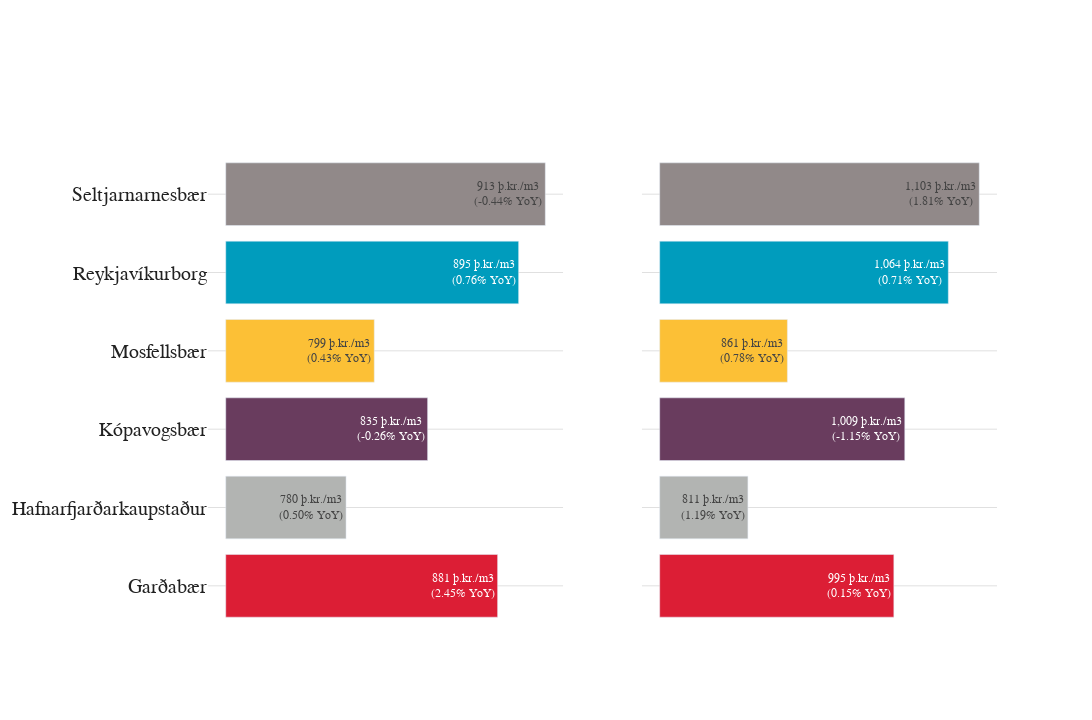

Here is the notebook cell this chart was saved with:
### Code cell
def make_plot(df):

    fig = isb.Figure('core')
    fig.as_subplot(rows=1, cols=2, shared_yaxes=True)

    df_new = df\
    .loc[lambda r: r.construction_category == 'new']\
    .pivot(index='date', columns='city_name', values='sqm_price')

    df_old = df\
    .loc[lambda r: r.construction_category == 'old']\
    .pivot(index='date', columns='city_name', values='sqm_price')


    base = 700e3

    for i, city_name in enumerate(df_old.columns):

        new_price = df_new.tail(1)[city_name].values[0]
        old_price = df_old.tail(1)[city_name].values[0]

        new_price_12m = df_new.tail(12)[city_name].values[0]
        old_price_12m = df_old.tail(12)[city_name].values[0]

        new_pc = old_price / old_price_12m - 1
        old_pc = new_price / new_price_12m - 1

        fig.add_bar(
            y = [city_name],
            x = [old_price-base],
            text = [f"{old_price/1000:,.0f} þ.kr./m3<br>({old_pc:.2%} YoY)"],
            base=base,
            marker = dict(
                color = fig.colors(i)
            ),
            showlegend = False,
            orientation = 'h',
        )
        fig.add_bar(
            y = [city_name],
            x = [new_price-base],
            text = [f"{new_price/1000:,.0f} þ.kr./m3<br>({new_pc:.2%} YoY)"],
            base=base,
            marker = dict(
                color = fig.colors(i)
            ),
            showlegend = False,
            orientation = 'h',
            row=1, col=2
        )
        
    fig.update_xaxes(
        visible=False
    )

            

    return fig
    


df_stats\
.assign(date = lambda r: r.date.dt.date)\
.loc[lambda r: r.realestate_category_name == 'Fjölbýli']\
.pipe(make_plot)

### Figure 1 — Plotly figure (JSON) as saved in the notebook; plotly's stock layout.template omitted (floating-point values rounded to 4 significant figures)
{"data": [{"base": 700000, "marker": {"color": "rgb(220, 30, 53)"}, "orientation": "h", "showlegend": false, "text": ["881 þ.kr./m3<br>(2.45% YoY)"], "type": "bar", "x": [181300.0], "y": ["Garðabær"]}, {"base": 700000, "marker": {"color": "rgb(220, 30, 53)"}, "orientation": "h", "showlegend": false, "text": ["995 þ.kr./m3<br>(0.15% YoY)"], "type": "bar", "x": [295000.0], "xaxis": "x2", "y": ["Garðabær"], "yaxis": "y2"}, {"base": 700000, "marker": {"color": "rgb(178, 180, 178)"}, "orientation": "h", "showlegend": false, "text": ["780 þ.kr./m3<br>(0.50% YoY)"], "type": "bar", "x": [80220.0], "y": ["Hafnarfjarðarkaupstaður"]}, {"base": 700000, "marker": {"color": "rgb(178, 180, 178)"}, "orientation": "h", "showlegend": false, "text": ["811 þ.kr./m3<br>(1.19% YoY)"], "type": "bar", "x": [111100.0], "xaxis": "x2", "y": ["Hafnarfjarðarkaupstaður"], "yaxis": "y2"}, {"base": 700000, "marker": {"color": "rgb(105, 60, 94)"}, "orientation": "h", "showlegend": false, "text": ["835 þ.kr./m3<br>(-0.26% YoY)"], "type": "bar", "x": [134600.0], "y": ["Kópavogsbær"]}, {"base": 700000, "marker": {"color": "rgb(105, 60, 94)"}, "orientation": "h", "showlegend": false, "text": ["1,009 þ.kr./m3<br>(-1.15% YoY)"], "type": "bar", "x": [308800.0], "xaxis": "x2", "y": ["Kópavogsbær"], "yaxis": "y2"}, {"base": 700000, "marker": {"color": "rgb(252, 192, 54)"}, "orientation": "h", "showlegend": false, "text": ["799 þ.kr./m3<br>(0.43% YoY)"], "type": "bar", "x": [99020.0], "y": ["Mosfellsbær"]}, {"base": 700000, "marker": {"color": "rgb(252, 192, 54)"}, "orientation": "h", "showlegend": false, "text": ["861 þ.kr./m3<br>(0.78% YoY)"], "type": "bar", "x": [160900.0], "xaxis": "x2", "y": ["Mosfellsbær"], "yaxis": "y2"}, {"base": 700000, "marker": {"color": "rgb(0, 156, 189)"}, "orientation": "h", "showlegend": false, "text": ["895 þ.kr./m3<br>(0.76% YoY)"], "type": "bar", "x": [195300.0], "y": ["Reykjavíkurborg"]}, {"base": 700000, "marker": {"color": "rgb(0, 156, 189)"}, "orientation": "h", "showlegend": false, "text": ["1,064 þ.kr./m3<br>(0.71% YoY)"], "type": "bar", "x": [363700.0], "xaxis": "x2", "y": ["Reykjavíkurborg"], "yaxis": "y2"}, {"base": 700000, "marker": {"color": "rgb(145, 137, 137)"}, "orientation": "h", "showlegend": false, "text": ["913 þ.kr./m3<br>(-0.44% YoY)"], "type": "bar", "x": [213100.0], "y": ["Seltjarnarnesbær"]}, {"base": 700000, "marker": {"color": "rgb(145, 137, 137)"}, "orientation": "h", "showlegend": false, "text": ["1,103 þ.kr./m3<br>(1.81% YoY)"], "type": "bar", "x": [402700.0], "xaxis": "x2", "y": ["Seltjarnarnesbær"], "yaxis": "y2"}], "layout": {"autosize": false, "font": {"color": "#212121", "family": "TT Norms Pro"}, "height": 720, "legend": {"font": {"color": "#212121", "family": "TT Norms Pro", "size": 18}}, "margin": {"b": 95, "l": 95, "r": 95, "t": 155}, "paper_bgcolor": "#ffffff", "plot_bgcolor": "#ffffff", "width": 1280, "xaxis": {"anchor": "y", "domain": [0, 0.45], "gridcolor": "#e0e0e0", "tickfont": {"color": "#212121", "family": "TT Norms Pro", "size": 20}, "title": {"font": {"color": "#212121", "family": "TT Norms Pro", "size": 24}}, "visible": false, "zerolinecolor": "#e0e0e0", "zerolinewidth": 0}, "xaxis10": {"gridcolor": "#e0e0e0", "tickfont": {"color": "#212121", "family": "TT Norms Pro", "size": 20}, "title": {"font": {"color": "#212121", "family": "TT Norms Pro", "size": 24}}, "visible": false, "zerolinecolor": "#e0e0e0", "zerolinewidth": 0}, "xaxis11": {"gridcolor": "#e0e0e0", "tickfont": {"color": "#212121", "family": "TT Norms Pro", "size": 20}, "title": {"font": {"color": "#212121", "family": "TT Norms Pro", "size": 24}}, "visible": false, "zerolinecolor": "#e0e0e0", "zerolinewidth": 0}, "xaxis12": {"gridcolor": "#e0e0e0", "tickfont": {"color": "#212121", "family": "TT Norms Pro", "size": 20}, "title": {"font": {"color": "#212121", "family": "TT Norms Pro", "size": 24}}, "visible": false, "zerolinecolor": "#e0e0e0", "zerolinewidth": 0}, "xaxis13": {"gridcolor": "#e0e0e0", "tickfont": {"color": "#212121", "family": "TT Norms Pro", "size": 20}, "title": {"font": {"color": "#212121", "family": "TT Norms Pro", "size": 24}}, "visible": false, "zerolinecolor": "#e0e0e0", "zerolinewidth": 0}, "xaxis14": {"gridcolor": "#e0e0e0", "tickfont": {"color": "#212121", "family": "TT Norms Pro", "size": 20}, "title": {"font": {"color": "#212121", "family": "TT Norms Pro", "size": 24}}, "visible": false, "zerolinecolor": "#e0e0e0", "zerolinewidth": 0}, "xaxis15": {"gridcolor": "#e0e0e0", "tickfont": {"color": "#212121", "family": "TT Norms Pro", "size": 20}, "title": {"font": {"color": "#212121", "family": "TT Norms Pro", "size": 24}}, "visible": false, "zerolinecolor": "#e0e0e0", "zerolinewidth": 0}, "xaxis16": {"gridcolor": "#e0e0e0", "tickfont": {"color": "#212121", "family": "TT Norms Pro", "size": 20}, "title": {"font": {"color": "#212121", "family": "TT Norms Pro", "size": 24}}, "visible": false, "zerolinecolor": "#e0e0e0", "zerolinewidth": 0}, "xaxis17": {"gridcolor": "#e0e0e0", "tickfont": {"color": "#212121", "family": "TT Norms Pro", "size": 20}, "title": {"font": {"color": "#212121", "family": "TT Norms Pro", "size": 24}}, "visible": false, "zerolinecolor": "#e0e0e0", "zerolinewidth": 0}, "xaxis18": {"gridcolor": "#e0e0e0", "tickfont": {"color": "#212121", "family": "TT Norms Pro", "size": 20}, "title": {"font": {"color": "#212121", "family": "TT Norms Pro", "size": 24}}, "visible": false, "zerolinecolor": "#e0e0e0", "zerolinewidth": 0}, "xaxis19": {"gridcolor": "#e0e0e0", "tickfont": {"color": "#212121", "family": "TT Norms Pro", "size": 20}, "title": {"font": {"color": "#212121", "family": "TT Norms Pro", "size": 24}}, "visible": false, "zerolinecolor": "#e0e0e0", "zerolinewidth": 0}, "xaxis2": {"anchor": "y2", "domain": [0.55, 1], "gridcolor": "#e0e0e0", "tickfont": {"color": "#212121", "family": "TT Norms Pro", "size": 20}, "title": {"font": {"color": "#212121", "family": "TT Norms Pro", "size": 24}}, "visible": false, "zerolinecolor": "#e0e0e0", "zerolinewidth": 0}, "xaxis20": {"gridcolor": "#e0e0e0", "tickfont": {"color": "#212121", "family": "TT Norms Pro", "size": 20}, "title": {"font": {"color": "#212121", "family": "TT Norms Pro", "size": 24}}, "visible": false, "zerolinecolor": "#e0e0e0", "zerolinewidth": 0}, "xaxis3": {"gridcolor": "#e0e0e0", "tickfont": {"color": "#212121", "family": "TT Norms Pro", "size": 20}, "title": {"font": {"color": "#212121", "family": "TT Norms Pro", "size": 24}}, "visible": false, "zerolinecolor": "#e0e0e0", "zerolinewidth": 0}, "xaxis4": {"gridcolor": "#e0e0e0", "tickfont": {"color": "#212121", "family": "TT Norms Pro", "size": 20}, "title": {"font": {"color": "#212121", "family": "TT Norms Pro", "size": 24}}, "visible": false, "zerolinecolor": "#e0e0e0", "zerolinewidth": 0}, "xaxis5": {"gridcolor": "#e0e0e0", "tickfont": {"color": "#212121", "family": "TT Norms Pro", "size": 20}, "title": {"font": {"color": "#212121", "family": "TT Norms Pro", "size": 24}}, "visible": false, "zerolinecolor": "#e0e0e0", "zerolinewidth": 0}, "xaxis6": {"gridcolor": "#e0e0e0", "tickfont": {"color": "#212121", "family": "TT Norms Pro", "size": 20}, "title": {"font": {"color": "#212121", "family": "TT Norms Pro", "size": 24}}, "visible": false, "zerolinecolor": "#e0e0e0", "zerolinewidth": 0}, "xaxis7": {"gridcolor": "#e0e0e0", "tickfont": {"color": "#212121", "family": "TT Norms Pro", "size": 20}, "title": {"font": {"color": "#212121", "family": "TT Norms Pro", "size": 24}}, "visible": false, "zerolinecolor": "#e0e0e0", "zerolinewidth": 0}, "xaxis8": {"gridcolor": "#e0e0e0", "tickfont": {"color": "#212121", "family": "TT Norms Pro", "size": 20}, "title": {"font": {"color": "#212121", "family": "TT Norms Pro", "size": 24}}, "visible": false, "zerolinecolor": "#e0e0e0", "zerolinewidth": 0}, "xaxis9": {"gridcolor": "#e0e0e0", "tickfont": {"color": "#212121", "family": "TT Norms Pro", "size": 20}, "title": {"font": {"color": "#212121", "family": "TT Norms Pro", "size": 24}}, "visible": false, "zerolinecolor": "#e0e0e0", "zerolinewidth": 0}, "yaxis": {"anchor": "x", "domain": [0, 1], "gridcolor": "#e0e0e0", "tickfont": {"color": "#212121", "family": "TT Norms Pro", "size": 20}, "title": {"font": {"color": "#212121", "family": "TT Norms Pro", "size": 24}}, "zerolinecolor": "#e0e0e0", "zerolinewidth": 0}, "yaxis10": {"gridcolor": "#e0e0e0", "tickfont": {"color": "#212121", "family": "TT Norms Pro", "size": 20}, "title": {"font": {"color": "#212121", "family": "TT Norms Pro", "size": 24}}, "zerolinecolor": "#e0e0e0", "zerolinewidth": 0}, "yaxis11": {"gridcolor": "#e0e0e0", "tickfont": {"color": "#212121", "family": "TT Norms Pro", "size": 20}, "title": {"font": {"color": "#212121", "family": "TT Norms Pro", "size": 24}}, "zerolinecolor": "#e0e0e0", "zerolinewidth": 0}, "yaxis12": {"gridcolor": "#e0e0e0", "tickfont": {"color": "#212121", "family": "TT Norms Pro", "size": 20}, "title": {"font": {"color": "#212121", "family": "TT Norms Pro", "size": 24}}, "zerolinecolor": "#e0e0e0", "zerolinewidth": 0}, "yaxis13": {"gridcolor": "#e0e0e0", "tickfont": {"color": "#212121", "family": "TT Norms Pro", "size": 20}, "title": {"font": {"color": "#212121", "family": "TT Norms Pro", "size": 24}}, "zerolinecolor": "#e0e0e0", "zerolinewidth": 0}, "yaxis14": {"gridcolor": "#e0e0e0", "tickfont": {"color": "#212121", "family": "TT Norms Pro", "size": 20}, "title": {"font": {"color": "#212121", "family": "TT Norms Pro", "size": 24}}, "zerolinecolor": "#e0e0e0", "zerolinewidth": 0}, "yaxis15": {"gridcolor": "#e0e0e0", "tickfont": {"color": "#212121", "family": "TT Norms Pro", "size": 20}, "title": {"font": {"color": "#212121", "family": "TT Norms Pro", "size": 24}}, "zerolinecolor": "#e0e0e0", "zerolinewidth": 0}, "yaxis16": {"gridcolor": "#e0e0e0", "tickfont": {"color": "#212121", "family": "TT Norms Pro", "size": 20}, "title": {"font": {"color": "#212121", "family": "TT Norms Pro", "size": 24}}, "zerolinecolor": "#e0e0e0", "zerolinewidth": 0}, "yaxis17": {"gridcolor": "#e0e0e0", "tickfont": {"color": "#212121", "family": "TT Norms Pro", "size": 20}, "title": {"font": {"color": "#212121", "family": "TT Norms Pro", "size": 24}}, "zerolinecolor": "#e0e0e0", "zerolinewidth": 0}, "yaxis18": {"gridcolor": "#e0e0e0", "tickfont": {"color": "#212121", "family": "TT Norms Pro", "size": 20}, "title": {"font": {"color": "#212121", "family": "TT Norms Pro", "size": 24}}, "zerolinecolor": "#e0e0e0", "zerolinewidth": 0}, "yaxis19": {"gridcolor": "#e0e0e0", "tickfont": {"color": "#212121", "family": "TT Norms Pro", "size": 20}, "title": {"font": {"color": "#212121", "family": "TT Norms Pro", "size": 24}}, "zerolinecolor": "#e0e0e0", "zerolinewidth": 0}, "yaxis2": {"anchor": "x2", "domain": [0, 1], "gridcolor": "#e0e0e0", "matches": "y", "showticklabels": false, "tickfont": {"color": "#212121", "family": "TT Norms Pro", "size": 20}, "title": {"font": {"color": "#212121", "family": "TT Norms Pro", "size": 24}}, "zerolinecolor": "#e0e0e0", "zerolinewidth": 0}, "yaxis20": {"gridcolor": "#e0e0e0", "tickfont": {"color": "#212121", "family": "TT Norms Pro", "size": 20}, "title": {"font": {"color": "#212121", "family": "TT Norms Pro", "size": 24}}, "zerolinecolor": "#e0e0e0", "zerolinewidth": 0}, "yaxis3": {"gridcolor": "#e0e0e0", "tickfont": {"color": "#212121", "family": "TT Norms Pro", "size": 20}, "title": {"font": {"color": "#212121", "family": "TT Norms Pro", "size": 24}}, "zerolinecolor": "#e0e0e0", "zerolinewidth": 0}, "yaxis4": {"gridcolor": "#e0e0e0", "tickfont": {"color": "#212121", "family": "TT Norms Pro", "size": 20}, "title": {"font": {"color": "#212121", "family": "TT Norms Pro", "size": 24}}, "zerolinecolor": "#e0e0e0", "zerolinewidth": 0}, "yaxis5": {"gridcolor": "#e0e0e0", "tickfont": {"color": "#212121", "family": "TT Norms Pro", "size": 20}, "title": {"font": {"color": "#212121", "family": "TT Norms Pro", "size": 24}}, "zerolinecolor": "#e0e0e0", "zerolinewidth": 0}, "yaxis6": {"gridcolor": "#e0e0e0", "tickfont": {"color": "#212121", "family": "TT Norms Pro", "size": 20}, "title": {"font": {"color": "#212121", "family": "TT Norms Pro", "size": 24}}, "zerolinecolor": "#e0e0e0", "zerolinewidth": 0}, "yaxis7": {"gridcolor": "#e0e0e0", "tickfont": {"color": "#212121", "family": "TT Norms Pro", "size": 20}, "title": {"font": {"color": "#212121", "family": "TT Norms Pro", "size": 24}}, "zerolinecolor": "#e0e0e0", "zerolinewidth": 0}, "yaxis8": {"gridcolor": "#e0e0e0", "tickfont": {"color": "#212121", "family": "TT Norms Pro", "size": 20}, "title": {"font": {"color": "#212121", "family": "TT Norms Pro", "size": 24}}, "zerolinecolor": "#e0e0e0", "zerolinewidth": 0}, "yaxis9": {"gridcolor": "#e0e0e0", "tickfont": {"color": "#212121", "family": "TT Norms Pro", "size": 20}, "title": {"font": {"color": "#212121", "family": "TT Norms Pro", "size": 24}}, "zerolinecolor": "#e0e0e0", "zerolinewidth": 0}}}
